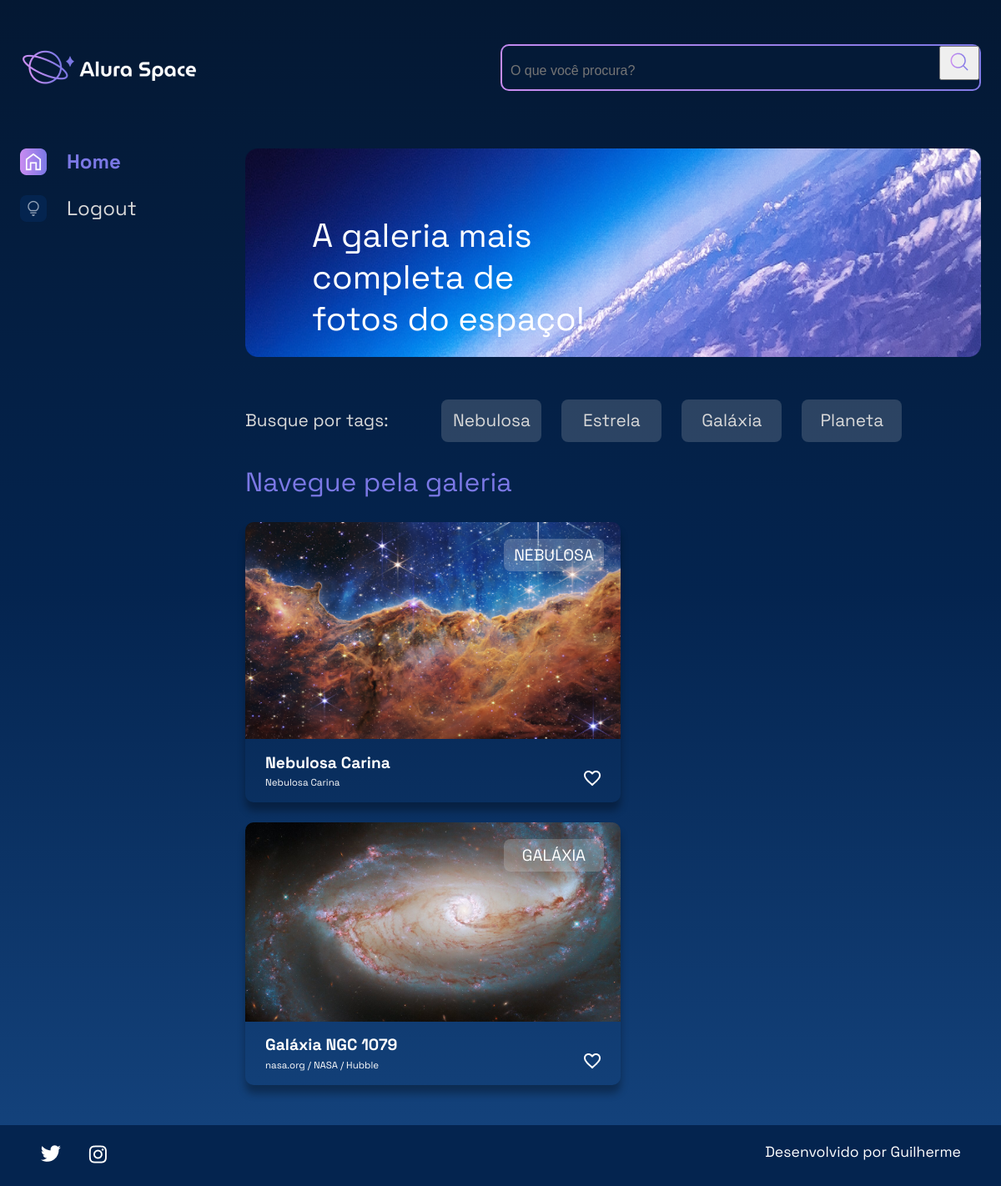
The app's page / (signed in) with its own data.
### galeria/models.py (models this page shows, shortened)
class Fotografia(models.Model):
    OPCOES_CATEGORIA = [
        ("NEBULOSA", "Nebulosa"),
        ("ESTRELA", "Estrela"),
        ("GALÁXIA", "Galáxia"),
        ("PLANETA", "Planeta")
    ]
    nome = models.CharField(max_length=100, null=False, blank=False)
    legenda = models.CharField(max_length=200, null=False, blank=False)
    categoria = models.CharField(max_length=150, choices=OPCOES_CATEGORIA, default="")
    descricao = models.TextField(null=False, blank=False)
    foto = models.ImageField(upload_to="fotos/%Y/%m/%d/", blank=True)
    ativo = models.BooleanField(default=False)
    data_fotografia = models.DateField(default=datetime.now(), blank=False)

### galeria/views.py (the view)
# urls.py: path('', index, name="index"),
def index(request):
    if not request.user.is_authenticated:
        messages.error(request, "Usuário não logado.")
        return redirect('login')
    fotos = Fotografia.objects.order_by("data_fotografia").filter(ativo=True)
    return render(request, 'galeria/index.html', {"cards": fotos})

### templates/galeria/index.html
{% extends 'galeria/base.html' %} {% load static %} {% block content %}
  <div class="pagina-inicial">
    {% include 'partials/_header.html' %}
    <main class="principal">
      {% include 'partials/_menu-lateral.html' %}
      <section class="conteudo">
        <section class="banner">
          <img class="banner__imagem" src="{% static '/assets/imagens/Banner(2).png' %}" alt="banner Alura Space" />
          <h1 class="banner__titulo">A galeria mais completa de fotos do espaço!</h1>
        </section>
        <section class="tags">
          <p class="tags__titulo">Busque por tags:</p>
          <ul class="tags__lista">
            <li class="tags__tag">Nebulosa</li>
            <li class="tags__tag">Estrela</li>
            <li class="tags__tag">Galáxia</li>
            <li class="tags__tag">Planeta</li>
          </ul>
        </section>
        <section class="galeria">
          <div class="cards">
            <h2 class="cards__titulo">Navegue pela galeria</h2>
            <ul class="cards__lista">
              {% if cards %}
                {% for fotografia in cards %}
                  <li class="card">
                    <a href="{% url 'imagem' fotografia.id %}">
                      {% if fotografia.foto == '' or fotografia.foto == null %}
                        <img class="card__imagem" src="{% static '/assets/imagens/galeria/not-found.png' %} " alt="foto" />
                      {% else %}
                        <img class="card__imagem" src="{{ fotografia.foto.url }} " alt="foto" />
                      {% endif %}
                    </a>
                    <span class="card__tag">{{ fotografia.categoria }}</span>
                    <div class="card__info">
                      <p class="card__titulo">{{ fotografia.nome }}</p>
                      <div class="card__texto">
                        <p class="card__descricao">{{ fotografia.legenda }}</p>
                        <span><img src="{% static '/assets/ícones/1x/favorite_outline.png' %}" alt="ícone de coração" /></span>
                      </div>
                    </div>
                  </li>
                {% endfor %}
              {% endif %}
            </ul>
          </div>
        </section>
      </section>
    </main>
  </div>
{% endblock %}

### setup/static/styles/style.css (style rules this page uses)
html, body, div, span, applet, object, iframe, h1, h2, h3, h4, h5, h6, p, blockquote, pre, a, abbr, acronym, address, big, cite, code, del, dfn, em, img, ins, kbd, q, s, samp, small, strike, strong, sub, sup, tt, var, b, u, i, center, dl, dt, dd, ol, ul, li, fieldset, form, label, legend, table, caption, tbody, tfoot, thead, tr, th, td, article, aside, canvas, details, embed, figure, figcaption, footer, header, hgroup, menu, nav, output, ruby, section, summary, time, mark, audio, video { margin: 0; padding: 0; border: 0; font-size: 100%; font: inherit; vertical-align: baseline; }
article, aside, details, figcaption, figure, footer, header, hgroup, menu, nav, section { display: block; }
body { line-height: 1; font-family: 'Space Grotesk', sans-serif; min-height: 100vh; background: linear-gradient(#041833, #04244F, #154580); background-repeat: no-repeat; background-position: center; background-size: cover; }
ol, ul { list-style: none; }
.banner { width: auto; position: relative; margin-bottom: 1.5rem; }
.banner__imagem { width: 100%; }
.banner__titulo { color: #FFFFFF; font-size: 40px; width: 350px; line-height: 50px; position: absolute; top: 80px; left: 80px; }
.cards { width: 100%; }
.cards__titulo { color: #7B78E5; font-size: 2rem; line-height: 3rem; margin-bottom: 1.5rem; }
.cards__lista { display: flex; flex-wrap: wrap; justify-content: space-between; align-content: space-between; }
.card { border-radius: 10px; box-shadow: 0px 10px 10px #00000050; color: #FFFFFF; margin-bottom: 1.5rem; position: relative; width: 450px; }
.card__imagem { width: 450px; border-radius: 10px 10px 0 0; }
.card__tag { background-color: #D9D9D940; border-radius: 8px; border: 2px solid transparent; font-size: 1.2rem; left: 310px; margin-right: 1.5rem; padding: .5rem .5rem; position: absolute; text-align: center; top: 20px; width: 100px; }
.card__info { font-size: 1.2rem; padding: 0 1.5rem 1rem 1.5rem; }
.card__titulo { font-weight: bold; line-height: 1.2rem; margin-top: 0.8em; }
.card__texto { display: flex; justify-content: space-between; flex-wrap: wrap; }
.card__texto img { cursor: pointer; }
.card__descricao { font-size: 0.6em; margin-top: 0.8em; }
.galeria { display: flex; width: 100%; }
.pagina-inicial { max-width: 1440px; padding: 1.5rem; margin: 0 auto; }
.principal { display: flex; justify-content: space-between; }
.tags { padding: 1.5rem 0; display: flex; align-items: center; color: #D9D9D9; font-size: 1.3rem; }
.tags__titulo { margin-right: 4rem; }
.tags__lista { display: flex; }
.tags__tag { background-color: #D9D9D930; margin-right: 1.5rem; border-radius: 8px; padding: .8rem .5rem; width: 100px; text-align: center; border: 2px solid transparent; }

### records on screen
Fotografia: foto (picture), categoria "NEBULOSA", nome "Nebulosa Carina", legenda "Nebulosa Carina"
Fotografia: foto (picture), categoria "GALÁXIA", nome "Galáxia NGC 1079", legenda "nasa.org / NASA / Hubble"
